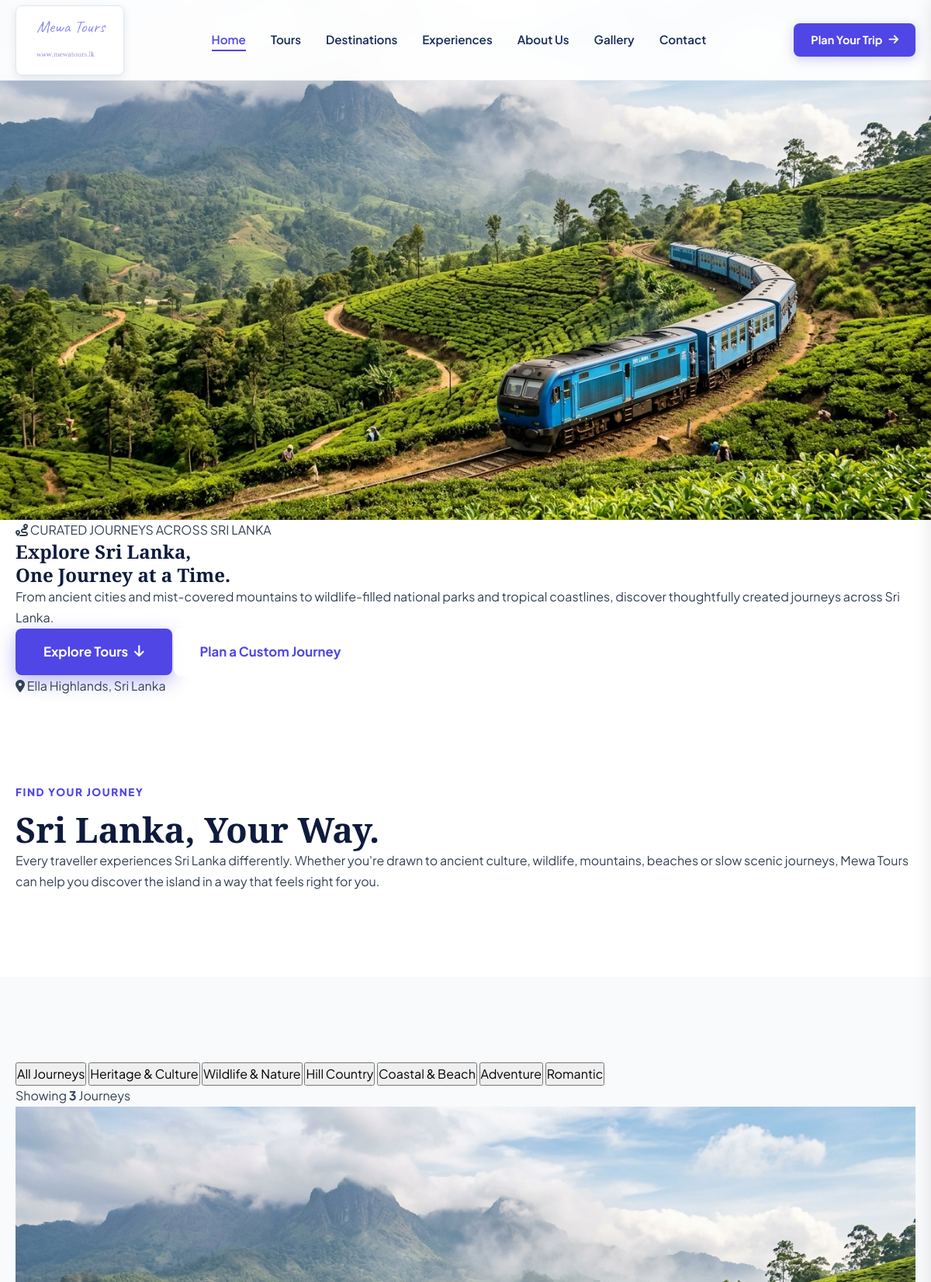
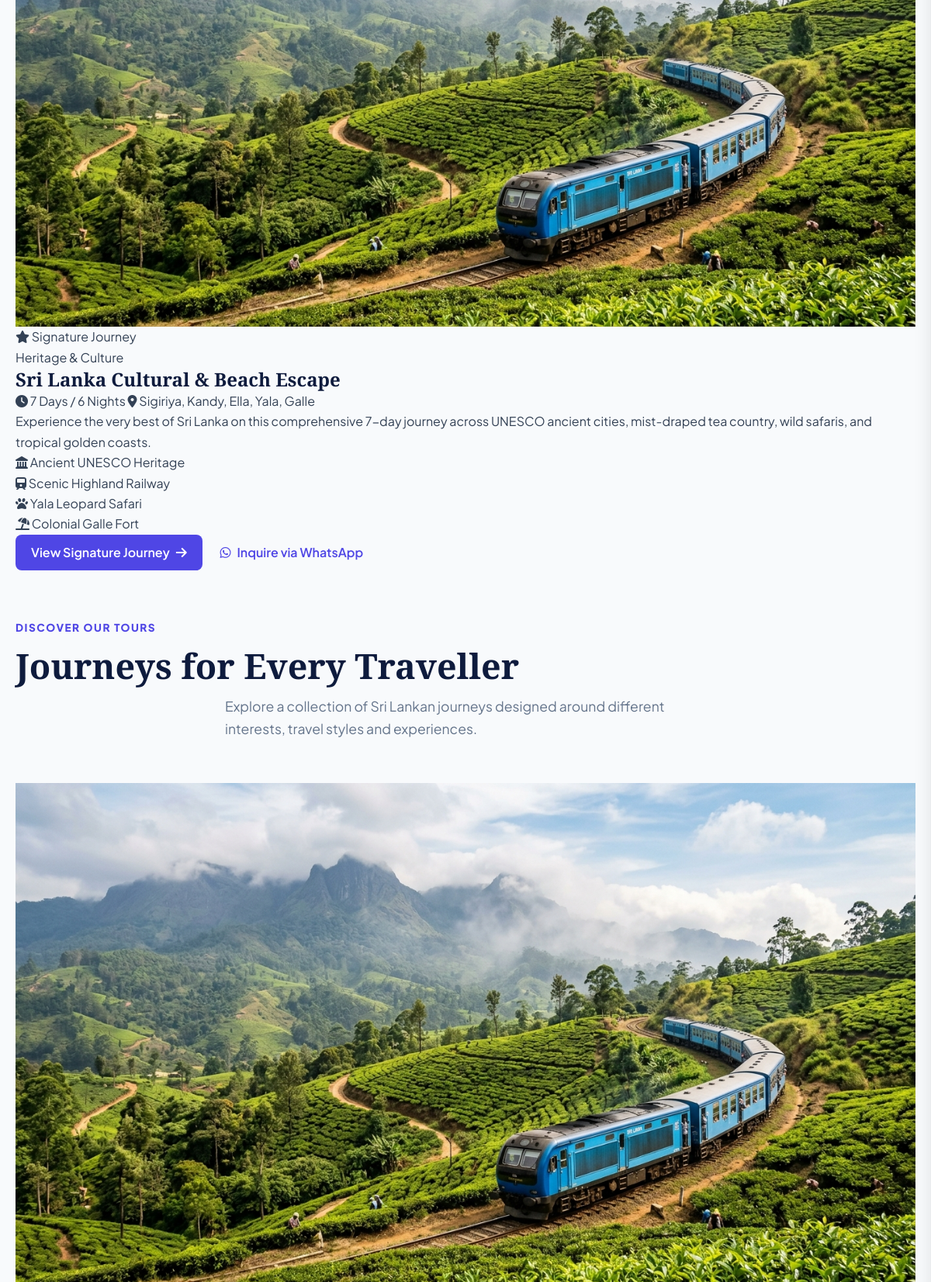
The app's page /tours.php (upper part) with its own data (2 pictures, top to bottom).
### tables this page shows
CREATE TABLE `tour_categories` (
  `id` BIGINT UNSIGNED AUTO_INCREMENT PRIMARY KEY,
  `name` VARCHAR(100) NOT NULL,
  `slug` VARCHAR(120) NOT NULL UNIQUE,
  `description` TEXT DEFAULT NULL,
  `created_at` TIMESTAMP NOT NULL DEFAULT CURRENT_TIMESTAMP,
  `updated_at` TIMESTAMP NOT NULL DEFAULT CURRENT_TIMESTAMP ON UPDATE CURRENT_TIMESTAMP,
  INDEX `idx_tour_cat_slug` (`slug`)
);

CREATE TABLE `tours` (
  `id` BIGINT UNSIGNED AUTO_INCREMENT PRIMARY KEY,
  `category_id` BIGINT UNSIGNED DEFAULT NULL,
  `title` VARCHAR(255) NOT NULL,
  `slug` VARCHAR(255) NOT NULL UNIQUE,
  `short_description` TEXT DEFAULT NULL,
  `description` LONGTEXT DEFAULT NULL,
  `tour_type` VARCHAR(150) DEFAULT NULL,
  `route` TEXT DEFAULT NULL,
  `location_summary` VARCHAR(255) DEFAULT NULL,
  `duration_days` INT UNSIGNED NOT NULL DEFAULT 1,
  `duration_nights` INT UNSIGNED NOT NULL DEFAULT 0,
  `locations` VARCHAR(255) DEFAULT NULL,
  `featured_image` VARCHAR(255) DEFAULT NULL,
  `status` ENUM('ACTIVE', 'INACTIVE') NOT NULL DEFAULT 'ACTIVE',
  `booking_status` ENUM('AVAILABLE', 'ON_REQUEST', 'UNAVAILABLE') NOT NULL DEFAULT 'AVAILABLE',
  `is_featured` TINYINT(1) NOT NULL DEFAULT 0,
  `display_order` INT NOT NULL DEFAULT 0,
  `created_at` TIMESTAMP NOT NULL DEFAULT CURRENT_TIMESTAMP,
  `updated_at` TIMESTAMP NOT NULL DEFAULT CURRENT_TIMESTAMP ON UPDATE CURRENT_TIMESTAMP,
  INDEX `idx_tours_slug` (`slug`),
  INDEX `idx_tours_status` (`status`),
  INDEX `idx_tours_featured` (`is_featured`),
  CONSTRAINT `fk_tours_category` FOREIGN KEY (`category_id`) REFERENCES `tour_categories` (`id`) ON DELETE SET NULL
);

### views/client/tours.php (the view, shortened to what the rows shown need)
<?php
$whatsapp = new WhatsAppService();
$generalWaUrl = $whatsapp->generateInquiryLink($whatsapp->buildGeneralInquiryMessage());
?>
<section class="tours-hero-section" id="toursHero">
    <div class="container tours-hero-container">
        <div class="tours-hero-content" data-reveal>
            <h1 class="tours-hero-title">Explore Sri Lanka,<br>One Journey at a Time.</h1>
        </div>
    </div>
</section>
<section class="section-padding tours-intro-section">
    <div class="container text-center" data-reveal>
        <h2 class="section-title">Sri Lanka, Your Way.</h2>
    </div>
</section>
<section class="section-padding tours-collection-section bg-light" id="toursCollection">
    <div class="container">
        <div class="tours-filter-wrapper" data-reveal>
            <div class="tours-filter-tabs" id="toursFilterTabs" role="tablist">
                <button type="button" class="filter-tab active" data-filter="all" role="tab" aria-selected="true">All Journeys</button>
                <?php if (!empty($categories)): ?>
                    <?php foreach ($categories as $cat): ?>
                        <button type="button" class="filter-tab" data-filter="<?= e($cat['slug']) ?>" role="tab" aria-selected="false"><?= e($cat['name']) ?></button>
                    <?php endforeach; ?>
                <?php endif; ?>
            </div>
        </div>
        <?php if (!empty($featured_tour)): ?>
            <div class="featured-tour-card" data-reveal>
                <div class="featured-tour-grid">
                    <div class="featured-tour-media">
                        <img src="<?= asset_url('images/' . e($featured_tour['featured_image'])) ?>" alt="<?= e($featured_tour['title']) ?>" class="featured-tour-img" onerror="this.src='<?= asset_url('images/home/hero-dalada-maligawa.jpg') ?>'">
                        <span class="featured-ribbon"><i class="fa-solid fa-star"></i> Signature Journey</span>
                    </div>
                    <div class="featured-tour-content">
                        <span class="featured-cat-tag"><?= e($featured_tour['category_name'] ?? 'Signature Tour') ?></span>
                        <h2 class="featured-tour-title"><?= e($featured_tour['title']) ?></h2>
                        <div class="featured-meta">
                            <span class="meta-duration-badge"><i class="fa-solid fa-clock"></i> <?= e($featured_tour['formatted_duration']) ?></span>
                            <span class="meta-location-pin"><i class="fa-solid fa-location-dot"></i> <?= e($featured_tour['locations']) ?></span>
                        </div>
                        <p class="featured-tour-desc">
                            <?= e($featured_tour['description'] ?? $featured_tour['short_description'] ?? '') ?>
                        </p>
                        <div class="featured-highlights-grid">
                            <div class="highlight-pill"><i class="fa-solid fa-landmark"></i> Ancient UNESCO Heritage</div>
                            <div class="highlight-pill"><i class="fa-solid fa-train"></i> Scenic Highland Railway</div>
                            <div class="highlight-pill"><i class="fa-solid fa-paw"></i> Yala Leopard Safari</div>
                            <div class="highlight-pill"><i class="fa-solid fa-umbrella-beach"></i> Colonial Galle Fort</div>
                        </div>
                        <div class="featured-tour-actions">
                            <a href="<?= base_url('tours/' . e($featured_tour['slug'])) ?>" class="btn btn-primary">
                                View Signature Journey <i class="fa-solid fa-arrow-right"></i>
                            </a>
                            <a href="<?= e($featured_tour['whatsapp_url'] ?? $generalWaUrl) ?>" target="_blank" rel="noopener noreferrer" class="btn btn-whatsapp-card">
                                <i class="fa-brands fa-whatsapp"></i> Inquire via WhatsApp
                            </a>
                        </div>
                    </div>
                </div>
            </div>
        <?php endif; ?>
        <div class="section-header text-center" style="margin-top: 60px;" data-reveal>
            <h2 class="section-title">Journeys for Every Traveller</h2>
        </div>
        <div class="main-tours-grid" id="mainToursGrid">
            <?php if (!empty($tours)): ?>
                <?php foreach ($tours as $tour):
                    $catCategorySlug = generate_slug($tour['category_name'] ?? 'general');
                ?>
                    <article class="tour-collection-card" data-category="<?= e($catCategorySlug) ?>" data-reveal>
                        <div class="tour-card-image-wrap">
                            <?php
                                $imgSrc = !empty($tour['featured_image'])
                                    ? ((strpos($tour['featured_image'], 'http') === 0) ? $tour['featured_image'] : asset_url('images/' . e($tour['featured_image'])))
                                    : asset_url('images/tours/hero-tours-ella.jpg');
                            ?>
                            <img src="<?= e($imgSrc) ?>" alt="<?= e($tour['title']) ?>" class="tour-card-img" onerror="this.src='https://images.unsplash.com/photo-1544979590-37e9b47eb705?auto=format&fit=crop&w=800&q=80'">
                        </div>
                    </article>
                <?php endforeach; ?>
            <?php endif; ?>
        </div>
    </div>
</section>

### records on screen
tour_categories: name "Heritage & Culture"
tour_categories: name "Wildlife & Nature"
tour_categories: name "Hill Country"
tour_categories: name "Coastal & Beach"
tour_categories: name "Adventure"
tour_categories: name "Romantic"
tours: featured_image (picture), title "Sri Lanka Cultural & Beach Escape", locations "Sigiriya, Kandy, Ella, Yala, Galle", description "Experience the very best of Sri Lanka on this comprehensive 7-day journey across UNESCO ancient cities, mist-draped tea country, wild safaris, and tropical golden coasts."

### other values on screen
count($tours) "3"
$featured_tour['formatted_duration'] "7 Days / 6 Nights"
